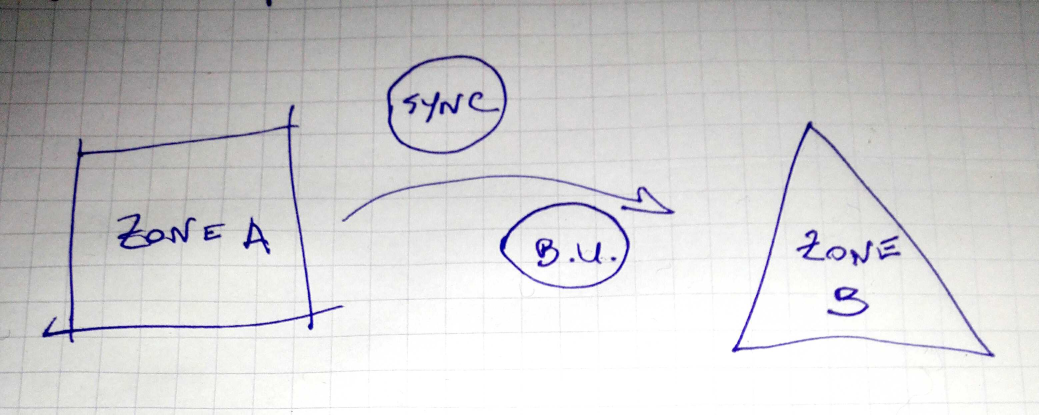
#> input picture carréRondTriangle.jpg, 3116 x 1243 px (shown at 1/3 size)
$ python testOpenCV.py   (Python 2 division)
#> lines starting #> are read from the running program, lines starting #| are printed output that depends on the picture; after the words box and inside, x2 and y2 are one past the last pixel; in counts of white or black regions, pixels touching at a corner belong together
# -*- coding: utf-8 -*-
"""
premier essai reconnaissance de formes simples avec OpenCV - 10.10.2015
C. Mougin
"""

import cv2
import cv2.cv as cv
import numpy as np

print u"Début"
print "loading picture"
img = cv2.imread(u'carréRondTriangle.jpg')
#> img is the input picture: shape (1243, 3116, 3); mean B, G, R 206.4, 205.4, 206.2
print "converting to gray"
img = cv2.cvtColor(img, cv.CV_BGR2GRAY)
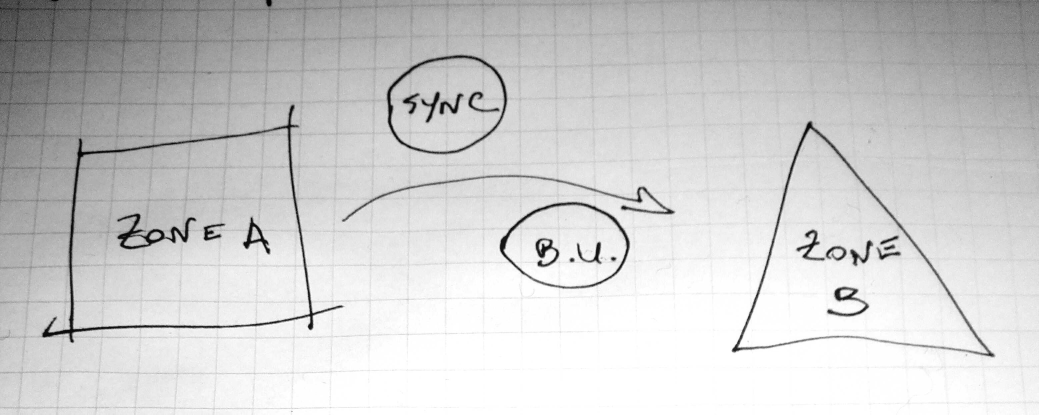
#> img: shape (1243, 3116) (shown at 1/3 size); min 0, max 255, mean 205.7
print "blurring it"
img = cv2.GaussianBlur(img,(15,15),0)

ret,th1 = cv2.threshold(img,80,255,cv2.THRESH_BINARY)
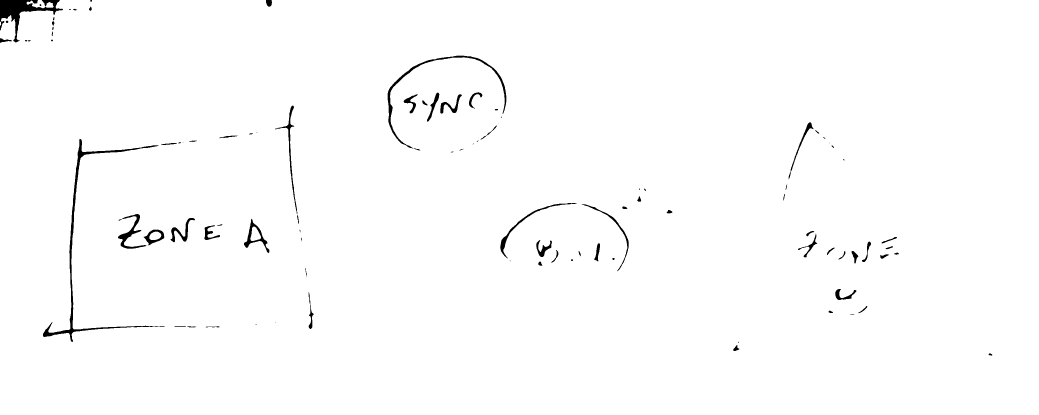
#> th1: shape (1243, 3116) (shown at 1/3 size); 98.9% white; 96 black regions (19 under 20 px), largest, box (x1, y1, x2, y2) and area: (129, 417, 494, 1026) 7438, (0, 0, 189, 127) 6900, (1163, 167, 1519, 445) 4099
th2 = cv2.adaptiveThreshold(img,255,cv2.ADAPTIVE_THRESH_MEAN_C,\
            cv2.THRESH_BINARY,15,4)
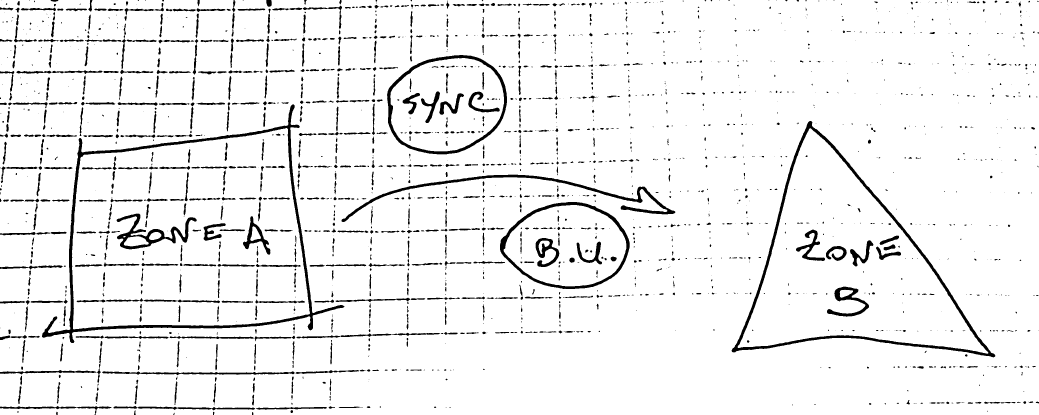
#> th2: shape (1243, 3116) (shown at 1/3 size); 94% white; 2075 black regions (1026 under 20 px), largest, box (x1, y1, x2, y2) and area: (126, 313, 1033, 1029) 24822, (2195, 363, 2986, 1072) 20167, (1024, 524, 2026, 666) 10259
th3 = cv2.adaptiveThreshold(img,255,cv2.ADAPTIVE_THRESH_GAUSSIAN_C,\
            cv2.THRESH_BINARY,15,4)
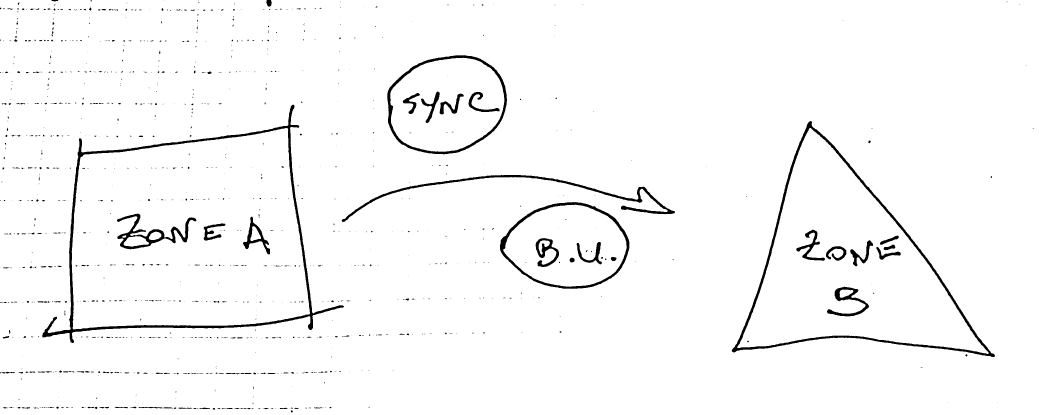
#> th3: shape (1243, 3116) (shown at 1/3 size); 97.4% white; 1159 black regions (947 under 20 px), largest, box (x1, y1, x2, y2) and area: (127, 314, 1032, 1029) 21678, (2195, 363, 2985, 1071) 17193, (1025, 525, 2025, 666) 8624

#http://docs.opencv.org/modules/imgproc/doc/feature_detection.html
# Python: cv2.HoughCircles(image, method, dp, minDist[, circles[, param1[, param2[, minRadius[, maxRadius]]]]]) → circles
#    Parameters:
#
#        image – 8-bit, single-channel, grayscale input image.
#        circles – Output vector of found circles. Each vector is encoded as a 3-element floating-point vector (x, y, radius) .
#        circle_storage – In C function this is a memory storage that will contain the output sequence of found circles.
#        method – Detection method to use. Currently, the only implemented method is CV_HOUGH_GRADIENT , which is basically 21HT , described in [Yuen90].
#        dp – Inverse ratio of the accumulator resolution to the image resolution. For example, if dp=1 , the accumulator has the same resolution as the input image. If dp=2 , the accumulator has half as big width and height.
#        minDist – Minimum distance between the centers of the detected circles. If the parameter is too small, multiple neighbor circles may be falsely detected in addition to a true one. If it is too large, some circles may be missed.
#        param1 – First method-specific parameter. In case of CV_HOUGH_GRADIENT , it is the higher threshold of the two passed to the Canny() edge detector (the lower one is twice smaller).
#        param2 – Second method-specific parameter. In case of CV_HOUGH_GRADIENT , it is the accumulator threshold for the circle centers at the detection stage. The smaller it is, the more false circles may be detected. Circles, corresponding to the larger accumulator values, will be returned first.
#        minRadius – Minimum circle radius.
#        maxRadius – Maximum circle radius.

print "detecting circles"
circles = cv2.HoughCircles(th3,cv.CV_HOUGH_GRADIENT, 0.6, 100, param2=30, minRadius=110, maxRadius=500)
#> circles = 26 rows, first 8: [487.5, 797.5, 426.8], [644.5, 797.5, 430.1], [1373.5, 302.5, 138], [529.5, 905.5, 319.5], [328.5, 503.5, 475.2], [556.5, 693.5, 345.4], [700.5, 696.5, 285], [484.5, 407.5, 386.7]

cv2.namedWindow('image', cv2.WINDOW_NORMAL)
cv2.imshow('image',th1)
cv2.waitKey(0)
cv2.imshow('image',th2)
cv2.waitKey(0)
cv2.imshow('image',th3)
cv2.waitKey(0)

print "affichage des cercles"
circles = np.uint16(np.around(circles))
#> circles = 26 rows, first 8: [488, 798, 427], [644, 798, 430], [1374, 302, 138], [530, 906, 320], [328, 504, 475], [556, 694, 345], [700, 696, 285], [484, 408, 387]
for i in circles[0,:]:
    # draw the outer circle
    print "cercle de centre (%d, %d) et de rayon %d"%(i[0],i[1],i[2])
    cv2.circle(th3,(i[0],i[1]),i[2],(0,255,0),2)
#> this loop made 26 passes
#> i on passes 1 to 12: [488, 798, 427], [644, 798, 430], [1374, 302, 138], [530, 906, 320], [328, 504, 475], [556, 694, 345], [700, 696, 285], [484, 408, 387], [426, 906, 215], [648, 902, 225], [542, 504, 311], [348, 698, 280]
#| cercle de centre (488, 798) et de rayon 427
#| cercle de centre (644, 798) et de rayon 430
#| cercle de centre (1374, 302) et de rayon 138
#| cercle de centre (530, 906) et de rayon 320
#| cercle de centre (328, 504) et de rayon 475
#| cercle de centre (556, 694) et de rayon 345
#| cercle de centre (700, 696) et de rayon 285
#| cercle de centre (484, 408) et de rayon 387
#> (further printed lines are left out)
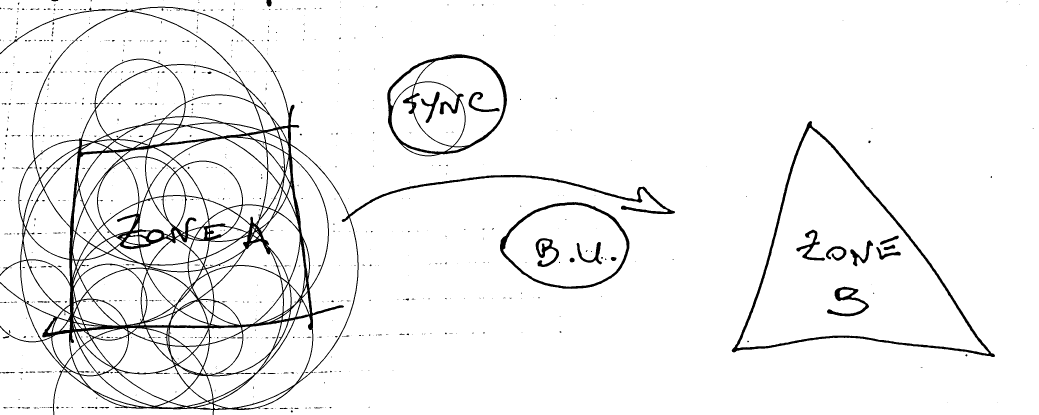
#> th3: shape (1243, 3116) (shown at 1/3 size); 94.9% white; 938 black regions (793 under 20 px), largest, box (x1, y1, x2, y2) and area: (0, 20, 2025, 1243) 132803, (2195, 363, 2985, 1071) 17193, (1162, 163, 1521, 469) 13548
    # draw the center of the circle
    #cv2.circle(th3,(i[0],i[1]),2,(0,0,255),3)

cv2.imshow('image',th3)
cv2.waitKey(0)
cv2.destroyAllWindows()

print "Fin."
